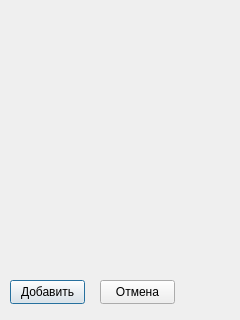
<?xml version="1.0" encoding="UTF-8"?>
<ui version="4.0">
 <class>rasxot</class>
 <widget class="QDialog" name="rasxot">
  <property name="geometry">
   <rect>
    <x>0</x>
    <y>0</y>
    <width>240</width>
    <height>320</height>
   </rect>
  </property>
  <property name="windowTitle">
   <string>Dialog</string>
  </property>
  <widget class="QPushButton" name="pushButton">
   <property name="geometry">
    <rect>
     <x>10</x>
     <y>280</y>
     <width>75</width>
     <height>24</height>
    </rect>
   </property>
   <property name="text">
    <string>Добавить</string>
   </property>
  </widget>
  <widget class="QPushButton" name="pushButton_2">
   <property name="geometry">
    <rect>
     <x>100</x>
     <y>280</y>
     <width>75</width>
     <height>24</height>
    </rect>
   </property>
   <property name="text">
    <string>Отмена</string>
   </property>
  </widget>
 </widget>
 <resources/>
 <connections>
  <connection>
   <sender>pushButton</sender>
   <signal>clicked()</signal>
   <receiver>rasxot</receiver>
   <slot>accept()</slot>
   <hints>
    <hint type="sourcelabel">
     <x>50</x>
     <y>288</y>
    </hint>
    <hint type="destinationlabel">
     <x>8</x>
     <y>250</y>
    </hint>
   </hints>
  </connection>
  <connection>
   <sender>pushButton_2</sender>
   <signal>clicked()</signal>
   <receiver>rasxot</receiver>
   <slot>reject()</slot>
   <hints>
    <hint type="sourcelabel">
     <x>143</x>
     <y>291</y>
    </hint>
    <hint type="destinationlabel">
     <x>81</x>
     <y>256</y>
    </hint>
   </hints>
  </connection>
 </connections>
</ui>
